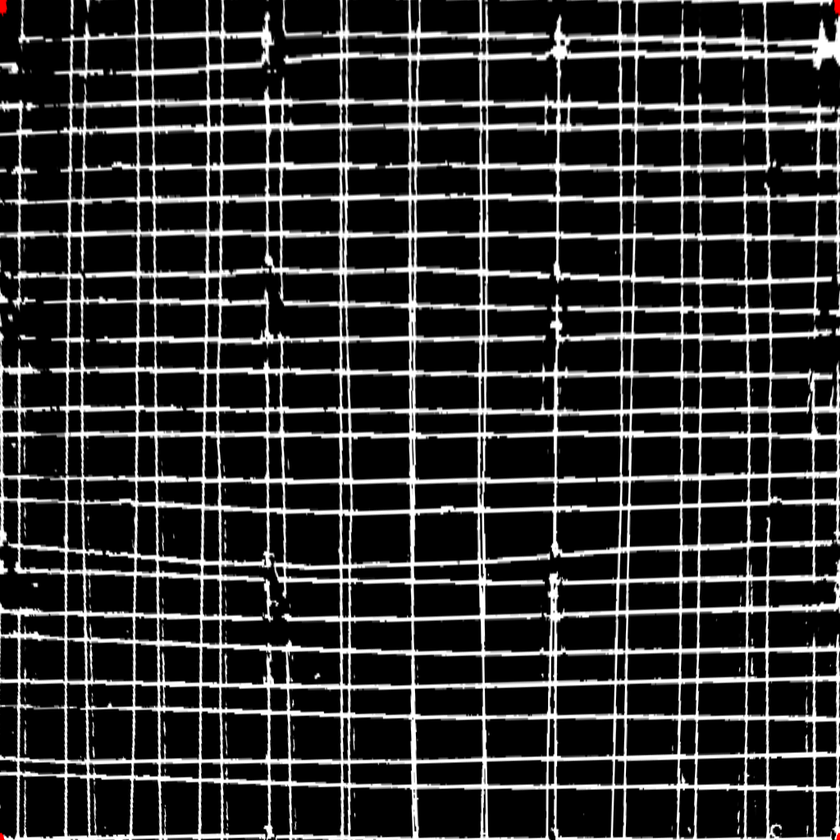
#> input picture warp_image/1.png, 840 x 840 px, shrunk from 1024 x 1024 before the run; its folder holds only this picture in this run
$ python data_processing.py
#> lines starting #> are read from the running program, lines starting #| are printed output that depends on the picture
import numpy as np
import cv2
import os
import json

class clickHandler:
    def __init__(self):
        self.clicked_points = []
    def handler(self, event, x, y, flags, param):
        if event == cv2.EVENT_LBUTTONDOWN:
            self.clicked_points.append([x,y])

def make_data(path:str, output_folder:str, num:int):
#> called with path = '../warp_image', output_folder = 'valid', num = 2
    if not os.path.exists(path):
        raise RuntimeError(f'No Directory Found : {path}')

    if not os.path.exists(f'{output_folder}'):
        os.makedirs(f'{output_folder}', exist_ok=True)
        os.mkdir(f'{output_folder}/image')

    image_filename_list = os.listdir(path)

    crop_height = 256
    crop_width = 256
    json_s = {}
    json_s['len'] = 0
    cnt = 0

    while True:
        random_idx = np.random.randint(0, len(image_filename_list))
        image_filename = image_filename_list[random_idx]
        if not image_filename.endswith(('.png','.jpg')):
            continue

        json_value = {}

        image = cv2.imread(os.path.join(path, image_filename))
#> image is the input picture: shape (840, 840, 3); mean B, G, R 47.9, 47.9, 48

        h, w, _ = image.shape
#> h = 840; w = 840

        crop_h = np.random.randint(0, h - crop_height)
#> crop_h = 559
        crop_w = np.random.randint(0, w - crop_width)
#> crop_w = 192

        image_crop = image[crop_h:crop_h + crop_height, crop_w:crop_w + crop_width]
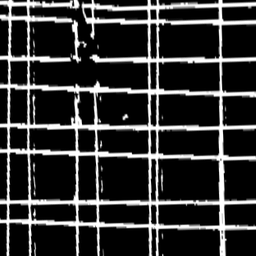
#> image_crop: shape (256, 256, 3); min 0, max 255, mean 50.2

        click = clickHandler()
        image_crop_copy = image_crop.copy()
        cv2.imshow("Please click the Crossed point", image_crop_copy)
        cv2.setMouseCallback("Please click the Crossed point", click.handler)
        while True:
            key = cv2.waitKey(1)
#> (key Esc is pressed here)
            if len(click.clicked_points) != 0:
                cv2.circle(image_crop_copy, click.clicked_points[-1], radius=3, thickness=-1, color = (0,0,255))
            cv2.imshow("Please click the Crossed point", image_crop_copy)

            if key == 27:
                break

        json_value['filename'] = os.path.join(f'{output_folder}/image', f"{cnt}.png")

        cv2.imwrite(os.path.join(f'{output_folder}/image', f"{cnt}.png"), image_crop)

        json_value['mask'] = click.clicked_points
        json_s['len'] += len(click.clicked_points)

        json_s[f'{cnt}'] = json_value
        cnt += 1

        if len(json_s) >= num+1:
            break

    with open(os.path.join(output_folder, 'data.json'), 'w') as json_file:
        json.dump(json_s, json_file, indent=1)

if __name__ == "__main__":
    make_data('../warp_image', 'valid', 2)

$ run again, on warp_image/5.png
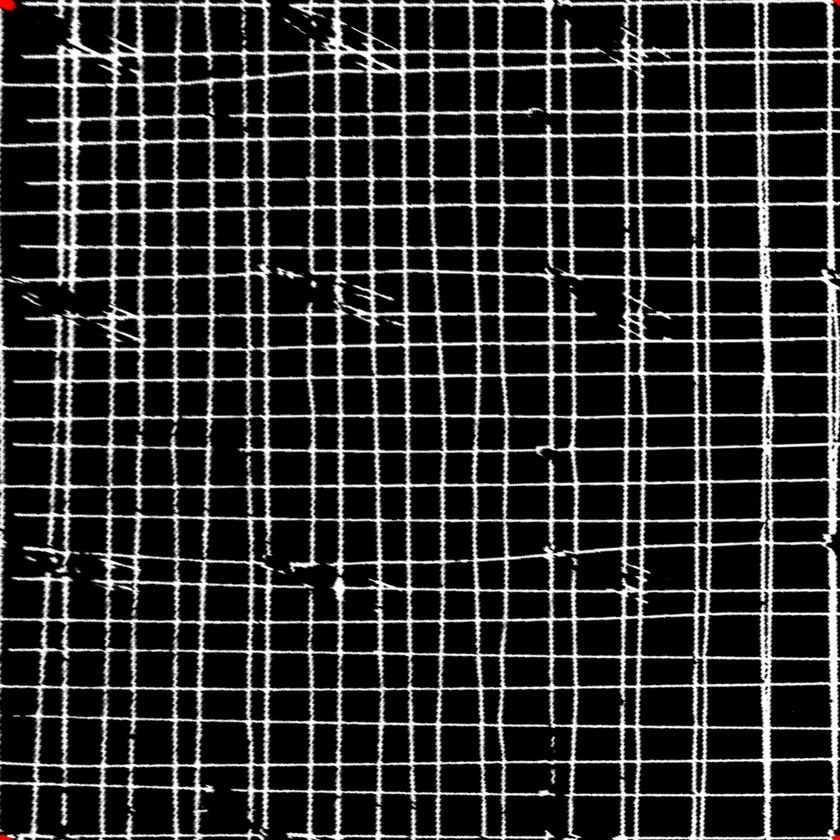
#> input picture warp_image/5.png, 840 x 840 px, shrunk from 1024 x 1024 before the run
#> in make_data, image is the input picture: shape (840, 840, 3); mean B, G, R 46.6, 46.6, 46.7
#> in make_data, `image_crop = image[crop_h:crop_h + crop_height, crop_w:crop_w + crop_w..`:
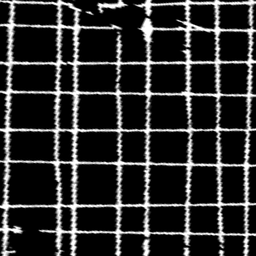
#> image_crop: shape (256, 256, 3); min 0, max 255, mean 45.5

$ run again, on warp_image/2.png
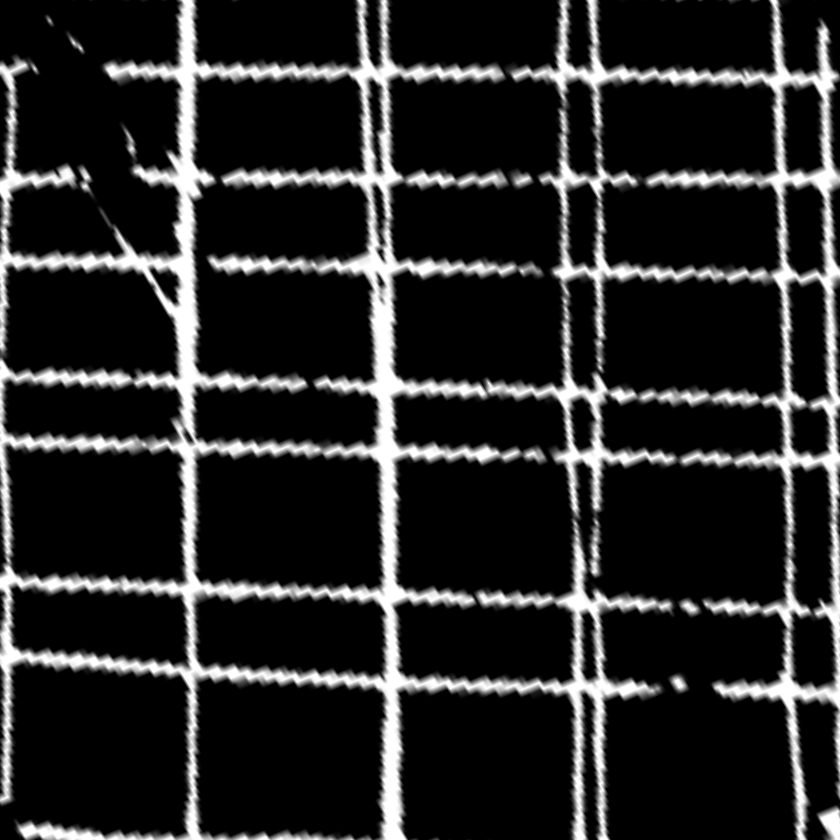
#> input picture warp_image/2.png, 840 x 840 px, shrunk from 1024 x 1024 before the run
#> in make_data, image is the input picture: shape (840, 840, 3); min 0, max 255, mean 39.4
#> in make_data, `image_crop = image[crop_h:crop_h + crop_height, crop_w:crop_w + crop_w..`:
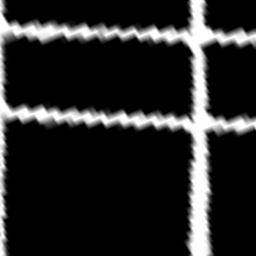
#> image_crop: shape (256, 256, 3); min 0, max 255, mean 39.4

$ run again, on warp_image/3.png
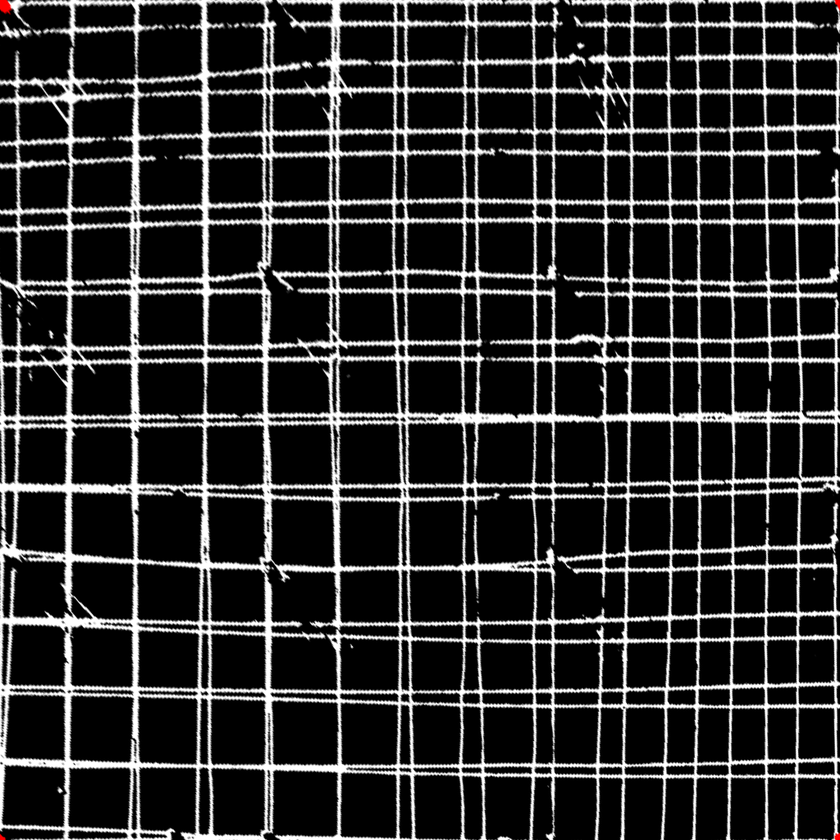
#> input picture warp_image/3.png, 840 x 840 px, shrunk from 1024 x 1024 before the run
#> in make_data, image is the input picture: shape (840, 840, 3); mean B, G, R 46.4, 46.4, 46.4
#> in make_data, `image_crop = image[crop_h:crop_h + crop_height, crop_w:crop_w + crop_w..`:
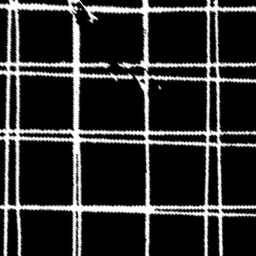
#> image_crop: shape (256, 256, 3); min 0, max 255, mean 44

$ run again, on warp_image/4.png
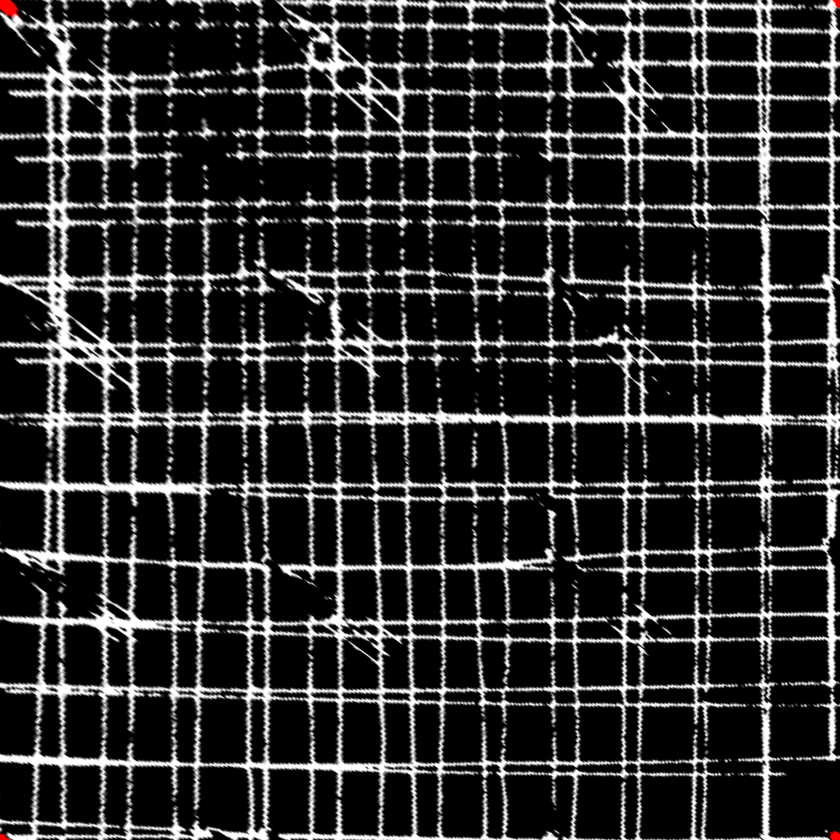
#> input picture warp_image/4.png, 840 x 840 px, shrunk from 1024 x 1024 before the run
#> in make_data, image is the input picture: shape (840, 840, 3); mean B, G, R 45.7, 45.7, 45.8
#> in make_data, `image_crop = image[crop_h:crop_h + crop_height, crop_w:crop_w + crop_w..`:
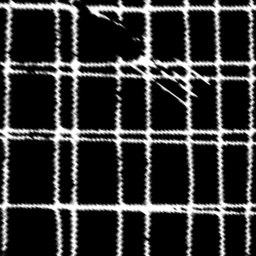
#> image_crop: shape (256, 256, 3); min 0, max 255, mean 50.9
